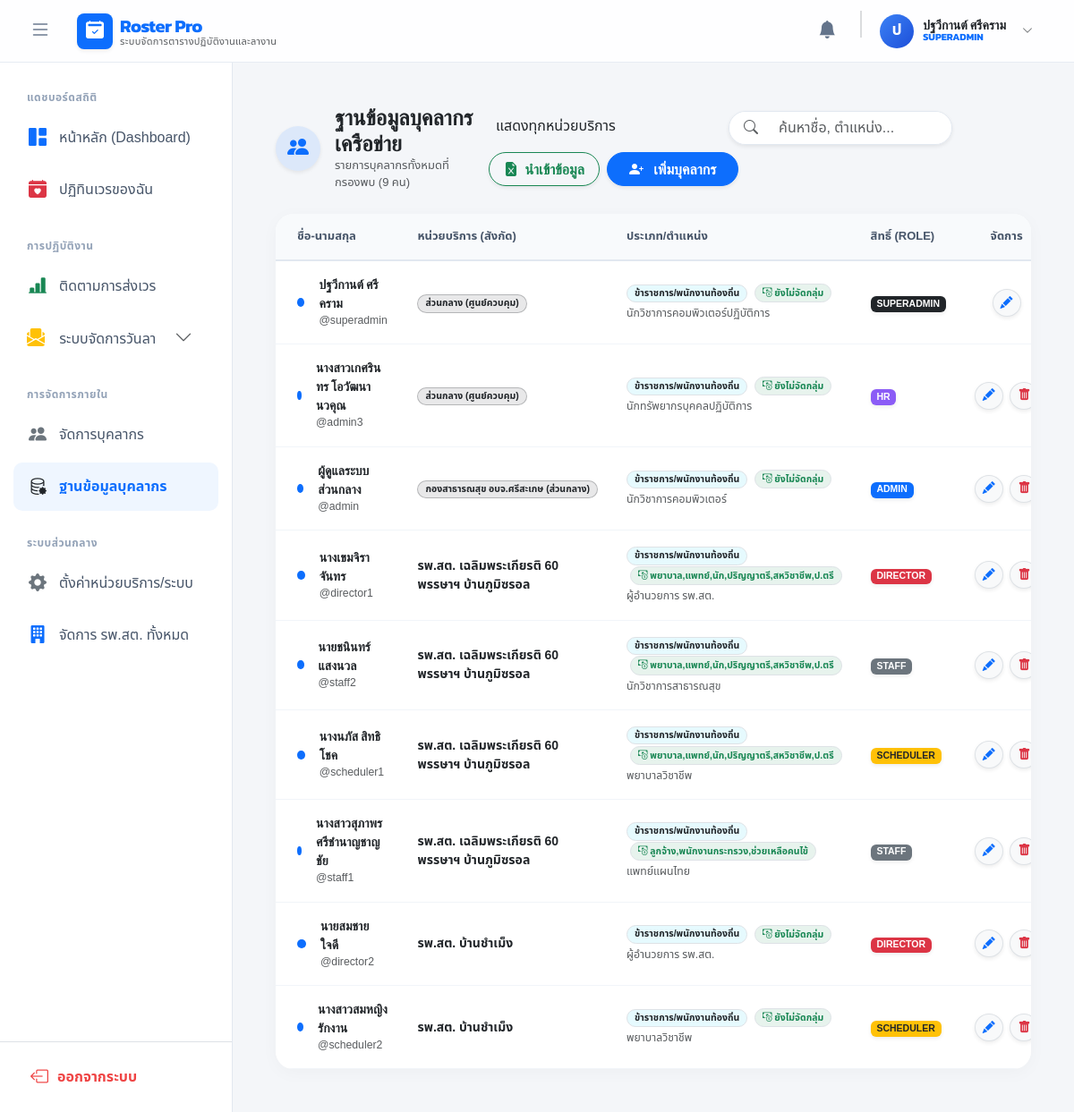
Page /index.php?c=users (signed in) on the committed database.
### tables this page shows
CREATE TABLE `users` (
  `id` int(11) NOT NULL,
  `hospital_id` int(11) DEFAULT NULL COMMENT 'รหัสหน่วยบริการ (NULL = แอดมินส่วนกลาง)',
  `name` varchar(100) NOT NULL,
  `phone` varchar(50) DEFAULT NULL,
  `username` varchar(50) NOT NULL,
  `password` varchar(255) NOT NULL,
  `role` enum('SUPERADMIN','ADMIN','DIRECTOR','SCHEDULER','STAFF','HR') NOT NULL DEFAULT 'STAFF',
  `employee_type` enum('ข้าราชการ/พนักงานท้องถิ่น','พนักงานจ้างตามภารกิจ','พนักงานจ้างทั่วไป') NOT NULL DEFAULT 'ข้าราชการ/พนักงานท้องถิ่น',
  `start_date` date DEFAULT NULL COMMENT 'วันที่บรรจุ/เริ่มงาน',
  `type` varchar(100) DEFAULT NULL COMMENT 'วิชาชีพ/ตำแหน่ง',
  `position_number` varchar(50) DEFAULT NULL,
  `color_theme` varchar(20) DEFAULT 'primary',
  `sort_order` int(11) DEFAULT 0,
  `created_at` datetime DEFAULT current_timestamp(),
  `display_order` int(11) NOT NULL DEFAULT 0,
  `id_card` varchar(13) DEFAULT NULL,
  `pay_rate_id` int(11) DEFAULT NULL
);

CREATE TABLE `hospitals` (
  `id` int(11) NOT NULL,
  `hospital_code` varchar(10) NOT NULL,
  `name` varchar(255) NOT NULL,
  `is_active` tinyint(1) DEFAULT 1,
  `address` varchar(255) DEFAULT NULL,
  `sub_district` varchar(100) DEFAULT NULL,
  `district` varchar(100) DEFAULT NULL,
  `province` varchar(100) DEFAULT NULL,
  `zipcode` varchar(10) DEFAULT NULL,
  `latitude` varchar(50) DEFAULT NULL,
  `longitude` varchar(50) DEFAULT NULL,
  `hospital_size` enum('S','M','L','XL') DEFAULT 'S',
  `phone` varchar(50) DEFAULT NULL,
  `morning_shift` varchar(50) DEFAULT '08:30 - 16:30',
  `afternoon_shift` varchar(50) DEFAULT '16:30 - 00:30',
  `night_shift` varchar(50) DEFAULT '00:30 - 08:30',
  `created_at` datetime DEFAULT current_timestamp(),
  `email` varchar(100) DEFAULT NULL,
  `logo` varchar(255) DEFAULT NULL
);

CREATE TABLE `pay_rates` (
  `id` int(11) NOT NULL,
  `name` varchar(100) DEFAULT NULL,
  `group_level` int(11) NOT NULL COMMENT 'ระดับกลุ่ม 1,2,3',
  `group_name` varchar(255) NOT NULL COMMENT 'ชื่อกลุ่มสายงาน',
  `keywords` text NOT NULL COMMENT 'คำค้นหาตำแหน่ง (คั่นด้วยลูกน้ำ)',
  `rate_y` int(11) NOT NULL DEFAULT 0 COMMENT 'เรทวันหยุด (ย)',
  `rate_b` int(11) NOT NULL DEFAULT 0 COMMENT 'เรทเวรบ่าย (บ)',
  `rate_r` int(11) NOT NULL DEFAULT 0 COMMENT 'เรทเวรดึก/On Call (ร)',
  `updated_at` timestamp NOT NULL DEFAULT current_timestamp() ON UPDATE current_timestamp(),
  `display_order` int(11) DEFAULT 0
);

### models/UserModel.php (called while the page is built, shortened)
<?php
class UserModel {
    private $conn;
    private $table_name = "users";
    public function __construct($db) {
        $this->conn = $db;
        $this->conn->setAttribute(PDO::ATTR_ERRMODE, PDO::ERRMODE_EXCEPTION);
        $this->checkAndCreateColumns();
    }
    private function checkAndCreateColumns() {
        try {
            $stmt = $this->conn->query("SHOW COLUMNS FROM " . $this->table_name);
            $existing_columns = $stmt->fetchAll(PDO::FETCH_COLUMN);
            $required_columns = [
                'phone' => 'VARCHAR(20) NULL',
                'type' => 'VARCHAR(100) NULL',
                'color_theme' => "VARCHAR(20) DEFAULT 'primary'",
                'employee_type' => "VARCHAR(100) DEFAULT 'ข้าราชการ/พนักงานท้องถิ่น'",
                'start_date' => 'DATE NULL',
                'sort_order' => 'INT DEFAULT 0',
                'id_card' => 'VARCHAR(13) NULL',
                'position_number' => 'VARCHAR(50) NULL',
                'pay_rate_id' => 'INT NULL'
            ];
        } catch (PDOException $e) {
            error_log("User Auto-migration failed: " . $e->getMessage());
        }
    }
    public function getAllUsers() {
        $query = "SELECT u.*, h.name as hospital_name, p.name as pay_rate_name
                  FROM " . $this->table_name . " u
                  LEFT JOIN hospitals h ON u.hospital_id = h.id
                  LEFT JOIN pay_rates p ON u.pay_rate_id = p.id
                  ORDER BY u.hospital_id ASC, u.sort_order ASC";
        $stmt = $this->conn->prepare($query);
        $stmt->execute();
        return $stmt->fetchAll(PDO::FETCH_ASSOC);
    }
}
?>

### views/users/index.php (the view, shortened to what this page needs)
<?php
$current_user_role = trim(strtoupper($_SESSION['user']['role'] ?? 'STAFF'));
$is_superadmin = ($current_user_role === 'SUPERADMIN');
$is_admin = ($current_user_role === 'ADMIN');
$is_hr = ($current_user_role === 'HR');
if (class_exists('Database')) {
    try {
        $db_tmp = (new Database())->getConnection();
        if ($is_superadmin || $is_admin || $is_hr) {
            $sql_users = "SELECT u.*, h.name as hospital_name, pr.name as pay_rate_name
                          FROM users u
                          LEFT JOIN hospitals h ON u.hospital_id = h.id
                          LEFT JOIN pay_rates pr ON u.pay_rate_id = pr.id
                          ORDER BY h.id ASC, u.display_order ASC, u.id ASC";
            $users_list = $db_tmp->query($sql_users)->fetchAll(PDO::FETCH_ASSOC);
        } else {
            $users_list = $users_list ?? [];
        }
    } catch (Exception $e) {}
} else {
    $users_list = $users_list ?? [];
    $hospitals_list = $hospitals_list ?? [];
    $pay_rates = $pay_rates ?? [];
}
?>
<link rel="stylesheet" href="https://cdn.jsdelivr.net/npm/flatpickr/dist/flatpickr.min.css">
<link href="https://cdn.jsdelivr.net/npm/select2@4.1.0-rc.0/dist/css/select2.min.css" rel="stylesheet" />
<link href="https://cdn.jsdelivr.net/npm/select2-bootstrap-5-theme@1.3.0/dist/select2-bootstrap-5-theme.min.css" rel="stylesheet" />
<div class="container-fluid px-3 px-md-4 py-4">
    <div class="d-flex flex-column flex-lg-row justify-content-between align-items-lg-center mb-4 gap-3">
        <div class="d-flex align-items-center gap-3">
            <div class="bg-primary bg-opacity-10 text-primary rounded-circle d-flex align-items-center justify-content-center shadow-sm flex-shrink-0" style="width: 50px; height: 50px;">
                <i class="bi bi-people-fill fs-4"></i>
            </div>
            <div>
                <h2 class="h4 text-dark mb-0 fw-bold">
                    ฐานข้อมูลบุคลากรเครือข่าย
                </h2>
                <p class="text-muted mb-0" style="font-size: 13px;">รายการบุคลากรทั้งหมดที่กรองพบ (<span id="visible-users-count"><?= count($users_list) ?></span> คน)</p>
            </div>
        </div>
        <div class="d-flex flex-wrap gap-2 align-items-center">
            <div class="input-group shadow-sm rounded-pill overflow-hidden" style="width: 250px; border: 1px solid #e2e8f0;">
                <span class="input-group-text bg-white border-0 text-muted ps-3"><i class="bi bi-search"></i></span>
                <input type="text" id="userSearchInput" class="form-control border-0 bg-white" placeholder="ค้นหาชื่อ, ตำแหน่ง...">
            </div>
            <button class="btn btn-outline-success fw-bold rounded-pill shadow-sm px-3" data-bs-toggle="modal" data-bs-target="#importUserModal">
                <i class="bi bi-file-earmark-excel-fill me-1"></i> นำเข้าข้อมูล
            </button>
            <button class="btn btn-primary fw-bold rounded-pill shadow-sm px-4" data-bs-toggle="modal" data-bs-target="#addUserModal">
                <i class="bi bi-person-plus-fill me-2"></i> เพิ่มบุคลากร
            </button>
        </div>
    </div>
    <div class="card card-modern overflow-hidden">
        <div class="table-responsive custom-scrollbar">
            <table class="table table-modern mb-0">
                <thead>
                    <tr>
                        <th class="ps-4">ชื่อ-นามสกุล</th>
                        <th>หน่วยบริการ (สังกัด)</th>
                        <th>ประเภท/ตำแหน่ง</th>
                        <th>สิทธิ์ (Role)</th>
                        <th class="pe-4 text-center">จัดการ</th>
                    </tr>
                </thead>
                <tbody id="users-table-body">
                    <?php if (empty($users_list)): ?>
                        <tr id="empty-state-row"><td colspan="5" class="text-center py-5 text-muted">ไม่พบข้อมูลบุคลากร</td></tr>
                    <?php else: foreach ($users_list as $user):
                        $can_edit = true;
                        $is_center = empty($user['hospital_id']) || $user['hospital_id'] == 0 || mb_strpos($user['hospital_name'] ?? '', 'ส่วนกลาง') !== false;
                        $hosp_attr = $is_center ? 'center' : htmlspecialchars($user['hospital_name'] ?? '');
                    ?>
                        <tr class="user-row" data-hosp="<?= $hosp_attr ?>">
                            <td class="ps-4">
                                <div class="d-flex align-items-center">
                                    <div class="rounded-circle me-3" style="width: 10px; height: 10px; background-color: var(--bs-<?= htmlspecialchars($user['color_theme'] ?? 'primary') ?>);"></div>
                                    <div>
                                        <div class="fw-bold text-dark user-name"><?= htmlspecialchars($user['name']) ?></div>
                                        <div class="text-muted small">@<?= htmlspecialchars($user['username']) ?></div>
                                    </div>
                                </div>
                            </td>
                            <td>
                                <?php if($is_center): ?>
                                    <span class="badge bg-dark bg-opacity-10 text-dark border border-dark border-opacity-25 px-2 py-1 rounded-pill user-hospital"><?= htmlspecialchars($user['hospital_name'] ?? 'ส่วนกลาง (ศูนย์ควบคุม)') ?></span>
                                <?php else: ?>
                                    <span class="text-dark fw-semibold user-hospital"><?= htmlspecialchars($user['hospital_name']) ?></span>
                                <?php endif; ?>
                            </td>
                            <td>
                                <div class="user-position">
                                    <span class="badge bg-info bg-opacity-10 text-dark border px-2 py-1 rounded-pill"><?= htmlspecialchars($user['employee_type'] ?? 'ข้าราชการ') ?></span>
                                    <span class="badge bg-success bg-opacity-10 text-success border px-2 py-1 rounded-pill ms-1"><i class="bi bi-cash-coin"></i> <?= htmlspecialchars($user['pay_rate_name'] ?? 'ยังไม่จัดกลุ่ม') ?></span>
                                    <div class="text-muted small mt-1"><?= htmlspecialchars($user['type'] ?? '-') ?></div>
                                </div>
                            </td>
                            <td>
                                <?php
                                    $role = trim(strtoupper($user['role'] ?? 'STAFF'));
                                    $bg = ['DIRECTOR'=>'danger','SCHEDULER'=>'warning text-dark','HR'=>'hr','ADMIN'=>'primary','SUPERADMIN'=>'dark'][$role] ?? 'secondary';
                                ?>
                                <span class="badge bg-<?= $bg ?> shadow-sm"><?= $role ?></span>
                            </td>
                            <td class="pe-4 text-center text-nowrap">
                                <?php if ($can_edit): ?>
                                    <button class="btn btn-sm btn-light border text-primary rounded-circle shadow-sm" title="แก้ไข"
                                            data-bs-toggle="modal" data-bs-target="#editUserModal"
                                            data-id="<?= $user['id'] ?>"
                                            data-hospital="<?= empty($user['hospital_id']) ? '0' : $user['hospital_id'] ?>"
                                            data-name="<?= htmlspecialchars($user['name']) ?>"
                                            data-username="<?= htmlspecialchars($user['username']) ?>"
                                            data-role="<?= $role ?>"
                                            data-type="<?= htmlspecialchars($user['type'] ?? '') ?>"
                                            data-emptype="<?= htmlspecialchars($user['employee_type'] ?? '') ?>"
                                            data-payrate="<?= htmlspecialchars($user['pay_rate_id'] ?? '') ?>"
                                            data-color="<?= htmlspecialchars($user['color_theme'] ?? 'primary') ?>"
                                            data-phone="<?= htmlspecialchars($user['phone'] ?? '') ?>"
                                            data-startdate="<?= htmlspecialchars($user['start_date'] ?? '') ?>"
                                            data-idcard="<?= htmlspecialchars($user['id_card'] ?? '') ?>"
                                            data-posnum="<?= htmlspecialchars($user['position_number'] ?? '') ?>">
                                        <i class="bi bi-pencil-fill"></i>
                                    </button>
                                    <?php if($user['id'] != $_SESSION['user']['id']): ?>
                                    <a href="index.php?c=users&a=delete&id=<?= $user['id'] ?>" class="btn btn-sm btn-light border text-danger rounded-circle shadow-sm ms-1" onclick="return confirm('ยืนยันลบ?');"><i class="bi bi-trash-fill"></i></a>
                                    <?php endif; ?>
                                <?php else: ?>
                                    <span class="text-muted small" title="สงวนสิทธิ์เฉพาะส่วนกลาง">
                                        <i class="bi bi-lock-fill text-danger me-1"></i> ห้ามแก้ไข
                                    </span>
                                <?php endif; ?>
                            </td>
                        </tr>
                    <?php endforeach; endif; ?>
                </tbody>
            </table>
        </div>
    </div>
</div>

### views/layouts/header.php (style rules this page uses)
:root { --primary-color: #0d6efd; --sidebar-bg: #ffffff; --navbar-height: 70px; }
body { font-family: 'Noto Sans Thai', sans-serif; background-color: #f4f6f9; height: 100vh; overflow: hidden; margin: 0; padding: 0; -webkit-font-smoothing: antialiased; }
h1, h2, h3, h4, h5, h6, .fw-bold { font-family: 'Kanit', sans-serif; }

### views/users/index.php (style rules this page uses)
.card-modern { border: none; border-radius: 1.25rem; box-shadow: 0 4px 20px rgba(0,0,0,0.03); background: #ffffff; }
.table-modern th { font-weight: 600; color: #475569; font-size: 13px; background-color: #f8fafc; text-transform: uppercase; border-bottom: 2px solid #e2e8f0; padding: 1rem; }
.table-modern td { vertical-align: middle; font-size: 14px; border-bottom: 1px solid #f1f5f9; padding: 1rem; background-color: #ffffff; }
.bg-hr { background-color: #8b5cf6; color: white; }

### rows in the picture
users: name "ปฐวีกานต์ ศรีคราม", username "superadmin", hospital_name "ส่วนกลาง (ศูนย์ควบคุม)", employee_type "ข้าราชการ/พนักงานท้องถิ่น", pay_rate_name "ยังไม่จัดกลุ่ม", type "นักวิชาการคอมพิวเตอร์ปฏิบัติการ", role "SUPERADMIN"
users: name "นางสาวเกศรินทร โอวัฒนานวคุณ", username "admin3", hospital_name "ส่วนกลาง (ศูนย์ควบคุม)", employee_type "ข้าราชการ/พนักงานท้องถิ่น", pay_rate_name "ยังไม่จัดกลุ่ม", type "นักทรัพยากรบุคคลปฏิบัติการ", role "HR"
users: name "ผู้ดูแลระบบ ส่วนกลาง", username "admin", hospital.name "กองสาธารณสุข อบจ.ศรีสะเกษ (ส่วนกลาง)", employee_type "ข้าราชการ/พนักงานท้องถิ่น", pay_rate_name "ยังไม่จัดกลุ่ม", type "นักวิชาการคอมพิวเตอร์", role "ADMIN"
users: name "นางเขมจิรา จันทร", username "director1", hospital.name "รพ.สต. เฉลิมพระเกียรติ 60 พรรษาฯ บ้านภูมิซรอล", employee_type "ข้าราชการ/พนักงานท้องถิ่น", pay_rate.name "พยาบาล,แพทย์,นัก,ปริญญาตรี,สหวิชาชีพ,ป.ตรี", type "ผู้อำนวยการ รพ.สต.", role "DIRECTOR"
users: name "นายชนินทร์ แสงนวล", username "staff2", hospital.name "รพ.สต. เฉลิมพระเกียรติ 60 พรรษาฯ บ้านภูมิซรอล", employee_type "ข้าราชการ/พนักงานท้องถิ่น", pay_rate.name "พยาบาล,แพทย์,นัก,ปริญญาตรี,สหวิชาชีพ,ป.ตรี", type "นักวิชาการสาธารณสุข", role "STAFF"
users: name "นางนภัส สิทธิโชค", username "scheduler1", hospital.name "รพ.สต. เฉลิมพระเกียรติ 60 พรรษาฯ บ้านภูมิซรอล", employee_type "ข้าราชการ/พนักงานท้องถิ่น", pay_rate.name "พยาบาล,แพทย์,นัก,ปริญญาตรี,สหวิชาชีพ,ป.ตรี", type "พยาบาลวิชาชีพ", role "SCHEDULER"
users: name "นางสาวสุภาพร ศรีชำนาญชาญชัย", username "staff1", hospital.name "รพ.สต. เฉลิมพระเกียรติ 60 พรรษาฯ บ้านภูมิซรอล", employee_type "ข้าราชการ/พนักงานท้องถิ่น", pay_rate.name "ลูกจ้าง,พนักงานกระทรวง,ช่วยเหลือคนไข้", type "แพทย์แผนไทย", role "STAFF"
users: name "นายสมชาย ใจดี", username "director2", hospital.name "รพ.สต. บ้านชำเม็ง", employee_type "ข้าราชการ/พนักงานท้องถิ่น", pay_rate_name "ยังไม่จัดกลุ่ม", type "ผู้อำนวยการ รพ.สต.", role "DIRECTOR"
users: name "นางสาวสมหญิง รักงาน", username "scheduler2", hospital.name "รพ.สต. บ้านชำเม็ง", employee_type "ข้าราชการ/พนักงานท้องถิ่น", pay_rate_name "ยังไม่จัดกลุ่ม", type "พยาบาลวิชาชีพ", role "SCHEDULER"

### other values in the picture
$app_name "Roster Pro"
$app_subtitle "ระบบจัดการตารางปฏิบัติงานและลางาน"
mb_substr($_SESSION['user']['name'], 0, 1, 'UTF-8') "ป"
$_SESSION['user']['name'] "ปฐวีกานต์ ศรีคราม"
$_SESSION['user']['role'] "SUPERADMIN"
count($users_list) "9"
